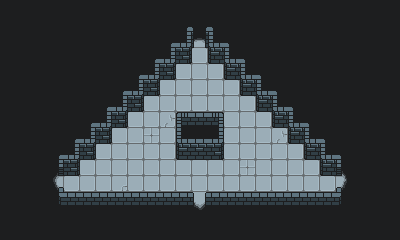

The image is a tile-based game level rendered from a .tmx file. Its description and complete source (layers, tilesets, objects, tile grids) follow:
An orthogonal 25x15 tile map with 16x16 px tiles, 5 tile layers (Tile Layer 1, Tile Layer 2, Tile Layer 3, Tile Layer 4, ...) and 6 objects.

<map version="1.5" tiledversion="1.6.0" orientation="orthogonal" renderorder="right-down" width="25" height="15" tilewidth="16" tileheight="16" infinite="0" nextlayerid="7" nextobjectid="7">
 <tileset firstgid="1" source="tile_revision.tsx" />
 <layer id="1" name="Tile Layer 1" width="25" height="15">
  <data encoding="csv">
57,57,57,57,57,57,57,57,57,57,57,57,57,57,57,57,57,57,57,57,57,57,57,57,57,
57,57,57,57,57,57,57,57,57,57,57,1,2,6,57,57,57,57,57,57,57,57,57,57,57,
57,57,57,57,57,57,57,57,57,57,1,28,14,27,6,57,57,57,57,57,57,57,57,57,57,
57,57,57,57,57,57,57,57,57,1,28,38,34,37,27,6,57,57,57,57,57,57,57,57,57,
57,57,57,57,57,57,57,57,1,28,38,34,34,34,37,27,6,57,57,57,57,57,57,57,57,
57,57,57,57,57,57,57,1,28,38,34,34,34,33,34,37,27,6,57,57,57,57,57,57,57,
57,57,57,57,57,57,1,28,38,34,34,34,34,34,34,34,37,27,6,57,57,57,57,57,57,
57,57,57,57,57,1,28,38,34,34,22,17,44,18,34,34,34,37,27,6,57,57,57,57,57,
57,57,57,57,1,28,38,34,34,24,34,27,4,28,34,34,34,22,37,27,6,57,57,57,57,
57,57,57,1,28,38,34,34,34,34,33,37,15,38,34,33,34,34,34,37,27,6,57,57,57,
57,57,57,11,38,34,34,34,34,33,33,33,33,33,33,24,34,34,34,34,37,16,57,57,57,
57,57,57,11,34,34,34,25,34,34,34,34,34,34,34,34,34,34,33,34,34,16,57,57,57,
57,57,57,41,44,44,44,44,44,44,44,44,44,44,44,44,44,44,44,44,44,46,57,57,57,
57,57,57,57,57,57,57,57,57,57,57,57,57,57,57,57,57,57,57,57,57,57,57,57,57,
57,57,57,57,57,57,57,57,57,57,57,57,57,57,57,57,57,57,57,57,57,57,57,57,57
</data>
 </layer>
 <layer id="2" name="Tile Layer 2" width="25" height="15">
  <data encoding="csv">
0,0,0,0,0,0,0,0,0,0,0,0,0,0,0,0,0,0,0,0,0,0,0,0,0,
0,0,0,0,0,0,0,0,0,0,0,0,3,0,0,0,0,0,0,0,0,0,0,0,0,
0,0,0,0,0,0,0,0,0,0,0,0,13,0,0,0,0,0,0,0,0,0,0,0,0,
0,0,0,0,0,0,0,0,0,0,0,0,0,0,0,0,0,0,0,0,0,0,0,0,0,
0,0,0,0,0,0,0,0,0,0,0,0,0,0,0,0,0,0,0,0,0,0,0,0,0,
0,0,0,0,0,0,0,0,0,0,0,0,0,0,0,0,0,0,0,0,0,0,0,0,0,
0,0,0,0,0,0,0,0,0,0,0,0,0,0,0,0,0,0,0,0,0,0,0,0,0,
0,0,0,0,0,0,0,0,0,0,0,0,0,0,0,0,0,0,0,0,0,0,0,0,0,
0,0,0,0,0,0,0,0,0,0,0,0,0,0,0,0,0,0,0,0,0,0,0,0,0,
0,0,0,0,0,0,0,0,0,0,0,0,0,0,0,0,0,0,0,0,0,0,0,0,0,
0,0,0,0,0,0,0,0,0,0,0,0,0,0,0,0,0,0,0,0,0,0,0,0,0,
0,0,0,0,0,0,0,0,0,0,0,0,0,0,0,0,0,0,0,0,0,0,0,0,0,
0,0,0,0,0,0,0,0,0,0,0,0,0,0,0,0,0,0,0,0,0,0,0,0,0,
0,0,0,0,0,0,0,0,0,0,0,0,0,0,0,0,0,0,0,0,0,0,0,0,0,
0,0,0,0,0,0,0,0,0,0,0,0,0,0,0,0,0,0,0,0,0,0,0,0,0
</data>
 </layer>
 <layer id="3" name="Tile Layer 3" width="25" height="15">
  <data encoding="csv">
0,0,0,0,0,0,0,0,0,0,0,0,0,0,0,0,0,0,0,0,0,0,0,0,0,
0,0,0,0,0,0,0,0,0,0,0,0,0,0,0,0,0,0,0,0,0,0,0,0,0,
0,0,0,0,0,0,0,0,0,0,0,0,0,0,0,0,0,0,0,0,0,0,0,0,0,
0,0,0,0,0,0,0,0,0,0,0,0,0,0,0,0,0,0,0,0,0,0,0,0,0,
0,0,0,0,0,0,0,0,0,0,0,0,0,0,0,0,0,0,0,0,0,0,0,0,0,
0,0,0,0,0,0,0,0,0,0,0,0,0,0,0,0,0,0,0,0,0,0,0,0,0,
0,0,0,0,0,0,0,0,0,0,0,0,0,0,0,0,0,0,0,0,0,0,0,0,0,
0,0,0,0,0,0,0,0,0,0,0,0,0,0,0,0,0,0,0,0,0,0,0,0,0,
0,0,0,0,0,0,0,0,0,0,0,0,0,0,0,0,0,0,0,0,0,0,0,0,0,
0,0,0,0,0,0,0,0,0,0,0,0,0,0,0,0,0,0,0,0,0,0,0,0,0,
0,0,0,21,0,0,0,0,0,0,0,0,0,0,0,0,0,0,0,0,0,0,0,0,0,
0,0,0,31,0,0,0,0,0,0,0,0,0,0,0,0,0,0,0,0,0,0,0,0,0,
0,0,0,0,0,0,0,0,0,0,0,0,0,0,0,0,0,0,0,0,0,0,0,0,0,
0,0,0,0,0,0,0,0,0,0,0,0,0,0,0,0,0,0,0,0,0,0,0,0,0,
0,0,0,0,0,0,0,0,0,0,0,0,0,0,0,0,0,0,0,0,0,0,0,0,0
</data>
 </layer>
 <layer id="4" name="Tile Layer 4" width="25" height="15">
  <data encoding="csv">
0,0,0,0,0,0,0,0,0,0,0,0,0,0,0,0,0,0,0,0,0,0,0,0,0,
0,0,0,0,0,0,0,0,0,0,0,0,0,0,0,0,0,0,0,0,0,0,0,0,0,
0,0,0,0,0,0,0,0,0,0,0,0,0,0,0,0,0,0,0,0,0,0,0,0,0,
0,0,0,0,0,0,0,0,0,0,0,0,0,0,0,0,0,0,0,0,0,0,0,0,0,
0,0,0,0,0,0,0,0,0,0,0,0,0,0,0,0,0,0,0,0,0,0,0,0,0,
0,0,0,0,0,0,0,0,0,0,0,0,0,0,0,0,0,0,0,0,0,0,0,0,0,
0,0,0,0,0,0,0,0,0,0,0,0,0,0,0,0,0,0,0,0,0,0,0,0,0,
0,0,0,0,0,0,0,0,0,0,0,0,0,0,0,0,0,0,0,0,0,0,0,0,0,
0,0,0,0,0,0,0,0,0,0,0,0,0,0,0,0,0,0,0,0,0,0,0,0,0,
0,0,0,0,0,0,0,0,0,0,0,0,0,0,0,0,0,0,0,0,0,0,0,0,0,
0,0,0,0,0,0,0,0,0,0,0,0,0,0,0,0,0,0,0,0,0,0,0,0,0,
0,0,0,0,0,0,0,0,0,0,0,0,0,0,0,0,0,0,0,0,0,0,0,0,0,
0,0,0,0,0,0,0,0,0,0,0,0,43,0,0,0,0,0,0,0,0,0,0,0,0,
0,0,0,0,0,0,0,0,0,0,0,0,53,0,0,0,0,0,0,0,0,0,0,0,0,
0,0,0,0,0,0,0,0,0,0,0,0,0,0,0,0,0,0,0,0,0,0,0,0,0
</data>
 </layer>
 <layer id="5" name="Tile Layer 5" width="25" height="15">
  <data encoding="csv">
0,0,0,0,0,0,0,0,0,0,0,0,0,0,0,0,0,0,0,0,0,0,0,0,0,
0,0,0,0,0,0,0,0,0,0,0,0,0,0,0,0,0,0,0,0,0,0,0,0,0,
0,0,0,0,0,0,0,0,0,0,0,0,0,0,0,0,0,0,0,0,0,0,0,0,0,
0,0,0,0,0,0,0,0,0,0,0,0,0,0,0,0,0,0,0,0,0,0,0,0,0,
0,0,0,0,0,0,0,0,0,0,0,0,0,0,0,0,0,0,0,0,0,0,0,0,0,
0,0,0,0,0,0,0,0,0,0,0,0,0,0,0,0,0,0,0,0,0,0,0,0,0,
0,0,0,0,0,0,0,0,0,0,0,0,0,0,0,0,0,0,0,0,0,0,0,0,0,
0,0,0,0,0,0,0,0,0,0,0,0,0,0,0,0,0,0,0,0,0,0,0,0,0,
0,0,0,0,0,0,0,0,0,0,0,0,0,0,0,0,0,0,0,0,0,0,0,0,0,
0,0,0,0,0,0,0,0,0,0,0,0,0,0,0,0,0,0,0,0,0,0,0,0,0,
0,0,0,0,0,0,0,0,0,0,0,0,0,0,0,0,0,0,0,0,0,26,0,0,0,
0,0,0,0,0,0,0,0,0,0,0,0,0,0,0,0,0,0,0,0,0,36,0,0,0,
0,0,0,0,0,0,0,0,0,0,0,0,0,0,0,0,0,0,0,0,0,0,0,0,0,
0,0,0,0,0,0,0,0,0,0,0,0,0,0,0,0,0,0,0,0,0,0,0,0,0,
0,0,0,0,0,0,0,0,0,0,0,0,0,0,0,0,0,0,0,0,0,0,0,0,0
</data>
 </layer>
 <objectgroup id="6" name="objects" visible="0">
  <object id="1" x="185.273" y="63.4545">
   <properties>
    <property name="north" value="" />
   </properties>
   <point />
  </object>
  <object id="2" x="57.4545" y="191.636">
   <properties>
    <property name="west" value="" />
   </properties>
   <point />
  </object>
  <object id="3" x="185.25" y="191.25">
   <properties>
    <property name="south" value="" />
   </properties>
   <point />
  </object>
  <object id="4" x="313" y="191">
   <properties>
    <property name="east" value="" />
   </properties>
   <point />
  </object>
  <object id="5" x="121.25" y="142">
   <properties>
    <property name="spawn" value="" />
   </properties>
   <point />
  </object>
  <object id="6" x="248.75" y="142.5">
   <properties>
    <property name="spawn" value="" />
   </properties>
   <point />
  </object>
 </objectgroup>
</map>
